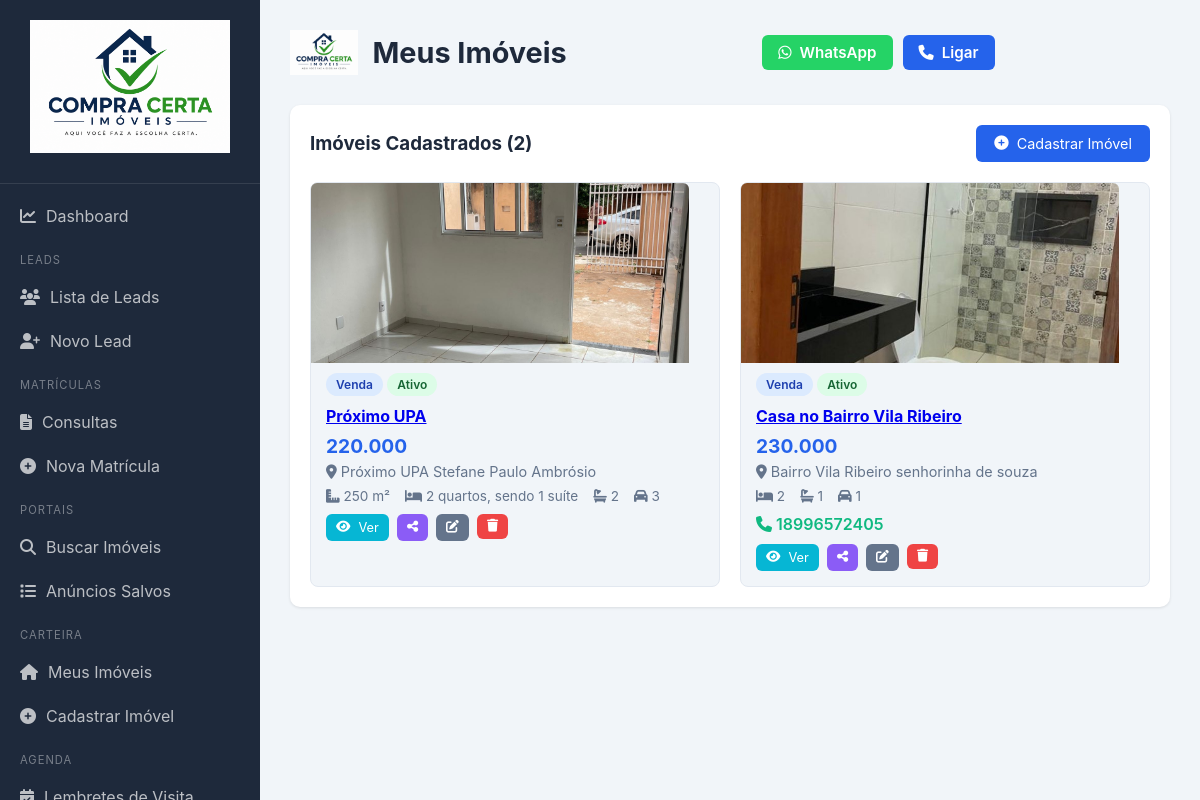
Screenshot of /imoveis (signed in) with the database file from the repository.
### models.py (models this page shows)
class Imovel(db.Model):
    id = db.Column(db.Integer, primary_key=True)
    titulo = db.Column(db.String(200), nullable=False)
    tipo = db.Column(db.String(30))
    negocio = db.Column(db.String(20))
    endereco = db.Column(db.String(200), nullable=False)
    bairro = db.Column(db.String(100))
    cidade = db.Column(db.String(100), default='Assis-SP')
    cep = db.Column(db.String(20))
    preco = db.Column(db.String(50))
    area = db.Column(db.String(50))
    quartos = db.Column(db.String(20))
    banheiros = db.Column(db.String(20))
    vagas = db.Column(db.String(20))
    descricao = db.Column(db.Text)
    proprietario_nome = db.Column(db.String(100))
    proprietario_telefone = db.Column(db.String(50))
    proprietario_email = db.Column(db.String(100))
    foto_capa = db.Column(db.String(200))
    status = db.Column(db.String(30), default='ativo')
    visualizacoes = db.Column(db.Integer, default=0)
    destaque = db.Column(db.Boolean, default=False)
    criado_em = db.Column(db.DateTime, default=datetime.utcnow)
    fotos = db.relationship('ImovelFoto', backref='imovel', lazy=True, cascade='all, delete-orphan')

### app.py (the view)
@app.route('/imoveis')
@login_required
def listar_imoveis():
    imoveis = Imovel.query.order_by(Imovel.criado_em.desc()).all()
    return render_template('imoveis.html', imoveis=imoveis)

### app.py (called while the page is built)
def login_required(f):
    @wraps(f)
    def decorated_function(*args, **kwargs):
        if not session.get('logado'):
            return redirect(url_for('login'))
        return f(*args, **kwargs)
    return decorated_function

### templates/imoveis.html (shortened to what this page needs)
{% extends "base.html" %}
{% block header %}Meus Imóveis{% endblock %}
{% block content %}
<div class="card">
    <div class="card-header">
        <h3>Imóveis Cadastrados ({{ imoveis|length }})</h3>
        <a href="{{ url_for('novo_imovel') }}" class="btn btn-primary">
            <i class="fas fa-plus-circle"></i> Cadastrar Imóvel
        </a>
    </div>
    {% if imoveis %}
    <div class="imoveis-grid">
        {% for imovel in imoveis %}
        <div class="imovel-card">
            {% if imovel.foto_capa %}
            <div class="imovel-foto">
                <a href="{{ url_for('ver_imovel', id=imovel.id) }}">
                    <img src="{{ imovel.foto_capa }}" alt="{{ imovel.titulo }}" loading="lazy">
                </a>
            </div>
            {% elif imovel.fotos|length > 0 %}
            <div class="imovel-foto imovel-foto-placeholder">
                <i class="fas fa-home"></i>
            </div>
            {% endif %}
            <div class="imovel-header">
                <span class="badge badge-{{ imovel.negocio }}">{{ imovel.negocio }}</span>
                <span class="badge badge-{{ imovel.status }}">{{ imovel.status }}</span>
            </div>
            <h4><a href="{{ url_for('ver_imovel', id=imovel.id) }}">{{ imovel.titulo }}</a></h4>
            {% if imovel.preco %}
            <p class="imovel-preco">{{ imovel.preco }}</p>
            {% endif %}
            {% if imovel.endereco or imovel.bairro %}
            <p class="imovel-endereco"><i class="fas fa-map-marker-alt"></i> {{ imovel.bairro or '' }} {{ imovel.endereco or '' }}</p>
            {% endif %}
            <div class="imovel-details">
                {% if imovel.area %}<span><i class="fas fa-ruler-combined"></i> {{ imovel.area }} m²</span>{% endif %}
                {% if imovel.quartos %}<span><i class="fas fa-bed"></i> {{ imovel.quartos }}</span>{% endif %}
                {% if imovel.banheiros %}<span><i class="fas fa-bath"></i> {{ imovel.banheiros }}</span>{% endif %}
                {% if imovel.vagas %}<span><i class="fas fa-car"></i> {{ imovel.vagas }}</span>{% endif %}
            </div>
            {% if imovel.proprietario_telefone %}
            <p class="imovel-telefone"><i class="fas fa-phone"></i> {{ imovel.proprietario_telefone }}</p>
            {% endif %}
            <div class="imovel-actions">
                <a href="{{ url_for('ver_imovel', id=imovel.id) }}" class="btn btn-sm btn-info">
                    <i class="fas fa-eye"></i> Ver
                </a>
                <a href="{{ url_for('compartilhar_imovel', id=imovel.id) }}" class="btn btn-sm btn-accent" target="_blank" title="Compartilhar">
                    <i class="fas fa-share-alt"></i>
                </a>
                <a href="{{ url_for('editar_imovel', id=imovel.id) }}" class="btn btn-sm btn-secondary">
                    <i class="fas fa-edit"></i>
                </a>
                <form action="{{ url_for('excluir_imovel', id=imovel.id) }}" method="POST" class="inline-form">
                    <button type="submit" class="btn btn-sm btn-danger" onclick="return confirm('Excluir este imóvel?')">
                        <i class="fas fa-trash"></i>
                    </button>
                </form>
            </div>
        </div>
        {% endfor %}
    </div>
    {% else %}
    <p class="empty-state">Nenhum imóvel cadastrado. <a href="{{ url_for('novo_imovel') }}">Cadastre o primeiro!</a></p>
    {% endif %}
</div>
{% endblock %}

### static/css/style.css (style rules this page uses)
* { margin: 0; padding: 0; box-sizing: border-box; }
:root { --primary: #2563eb; --primary-dark: #1d4ed8; --secondary: #64748b; --success: #10b981; --warning: #f59e0b; --danger: #ef4444; --info: #06b6d4; --purple: #8b5cf6; --bg: #f1f5f9; --white: #ffffff; --text: #1e293b; --text-light: #64748b; --border: #e2e8f0; --sidebar-width: 260px; }
body { font-family: -apple-system, BlinkMacSystemFont, 'Segoe UI', Roboto, sans-serif; background: var(--bg); color: var(--text); display: flex; min-height: 100vh; }
.card { background: var(--white); border-radius: 10px; padding: 20px; box-shadow: 0 1px 3px rgba(0,0,0,0.1); margin-bottom: 20px; }
.card-header { display: flex; justify-content: space-between; align-items: center; margin-bottom: 20px; }
.btn { display: inline-flex; align-items: center; gap: 8px; padding: 10px 18px; border: none; border-radius: 6px; font-size: 0.9rem; cursor: pointer; text-decoration: none; transition: all 0.2s; }
.btn-sm { padding: 6px 10px; font-size: 0.8rem; }
.btn-primary { background: var(--primary); color: var(--white); }
.btn-secondary { background: var(--secondary); color: var(--white); }
.btn-danger { background: var(--danger); color: var(--white); }
.btn-info { background: var(--info); color: var(--white); }
.btn-accent { background: var(--purple); color: var(--white); }
.badge { display: inline-block; padding: 4px 10px; border-radius: 20px; font-size: 0.75rem; font-weight: 600; text-transform: capitalize; }
.inline-form { display: inline; }
.imoveis-grid { display: grid; grid-template-columns: repeat(auto-fill, minmax(300px, 1fr)); gap: 20px; }
.imovel-card { background: var(--bg); border-radius: 8px; padding: 15px; border: 1px solid var(--border); }
.imovel-card h4 { margin-bottom: 8px; font-size: 1rem; }
.imovel-header { margin-bottom: 10px; }
.imovel-preco { font-size: 1.2rem; font-weight: 700; color: var(--primary); margin-bottom: 5px; }
.imovel-endereco { color: var(--text-light); font-size: 0.9rem; margin-bottom: 8px; }
.imovel-details { display: flex; gap: 15px; color: var(--text-light); font-size: 0.85rem; margin-bottom: 10px; }
.imovel-telefone { font-weight: 600; color: var(--success); margin-bottom: 10px; }
.imovel-actions { display: flex; gap: 8px; }
.imovel-foto { width: 100%; height: 180px; overflow: hidden; border-radius: 6px 6px 0 0; margin: -15px -15px 10px -15px; }
.imovel-foto img { width: 100%; height: 100%; object-fit: cover; }
.badge-venda { background: #dbeafe; color: #1e40af; }
.badge-ativo { background: #dcfce7; color: #166534; }

### rows the page displays
Imovel: foto_capa (picture), negocio "Venda", status "Ativo", titulo "Próximo UPA", preco "220.000", bairro "Próximo UPA", endereco "Stefane Paulo Ambrósio", area "250", quartos "2 quartos, sendo 1 suíte", banheiros "2", vagas "3"
Imovel: foto_capa (picture), negocio "Venda", status "Ativo", titulo "Casa no Bairro Vila Ribeiro", preco "230.000", bairro "Bairro Vila Ribeiro", endereco "senhorinha de souza", quartos "2", banheiros "1", vagas "1", proprietario_telefone "18996572405"

### other values shown
{{ imoveis|length }} "2"
